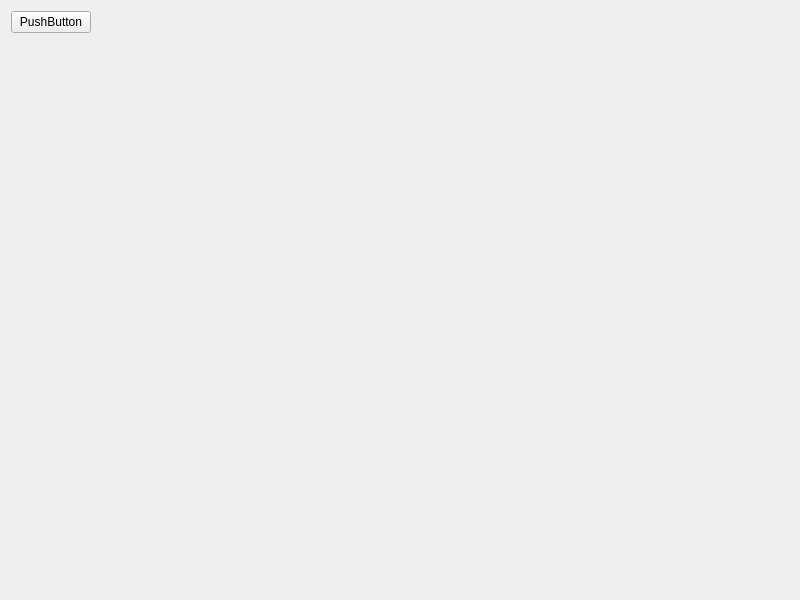
<?xml version="1.0" encoding="UTF-8"?>
<ui version="4.0">
 <class>Widget</class>
 <widget class="QWidget" name="Widget">
  <property name="geometry">
   <rect>
    <x>0</x>
    <y>0</y>
    <width>800</width>
    <height>600</height>
   </rect>
  </property>
  <property name="windowTitle">
   <string>Widget</string>
  </property>
  <layout class="QFormLayout" name="formLayout">
   <item row="0" column="0">
    <widget class="QPushButton" name="pushButton">
     <property name="text">
      <string>PushButton</string>
     </property>
    </widget>
   </item>
  </layout>
 </widget>
 <resources/>
 <connections/>
</ui>
